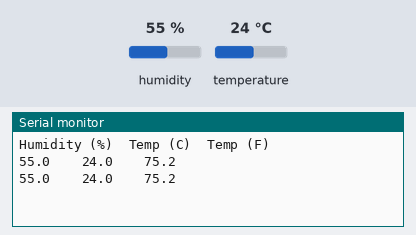
A sketch run on a simulated Arduino Uno, built with avr-gcc and run on an emulated ATmega328P. On the bench: the last lines printed to the serial monitor. The inputs (shaded band) are chosen by the test bench; at power-on: humidity 55 %, temperature 24 °C.

Above: at 4.8 s.
4.9 s: humidity set to 22 %
At 7.2 s:
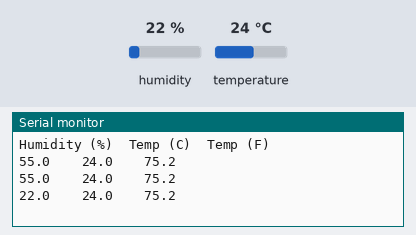
7.9 s: temperature set to 12 °C
At 9.0 s:
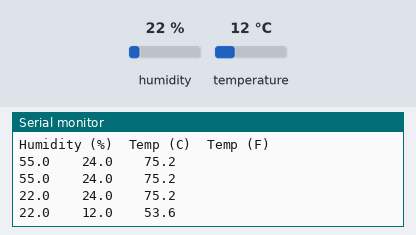
10.9 s: humidity set to 40 %
At 12.5 s:
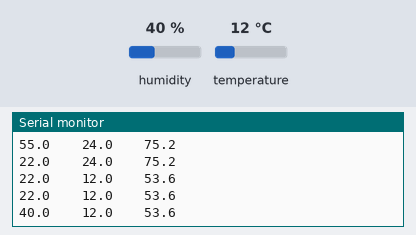
Timing chart, 0 to 14.0 s (numbered marks = the images above; inputs shaded):
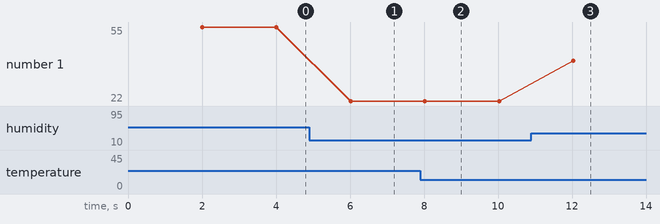

Measured:
- after the input at 4.9 s, the serial monitor: prints a new line after 1.1 s (image 1)
- after the input at 7.9 s, the serial monitor: prints a new line after 0.12 s (image 2)
- after the input at 10.9 s, the serial monitor: prints a new line after 1.1 s (image 3)
- plotted number 1: 55 → 22 after the input at 4.9 s, 22 → 40 after the input at 10.9 s

The sketch:

sketch.ino
```cpp
#include "DHT.h"

#define DHTPIN A0
#define DHTTYPE DHT22

DHT dht(DHTPIN, DHTTYPE);

void setup() {
  Serial.begin(9600);
  dht.begin();
  Serial.println("Humidity (%)\tTemp (C)\tTemp (F)");
}

void loop() {
  delay(2000); // Cảm biến DHT11 cần khoảng 2 giây để cập nhật dữ liệu

  float h = dht.readHumidity();
  float t = dht.readTemperature();        // Đọc độ C
  float f = dht.readTemperature(true);    // Đọc độ F

  // Kiểm tra nếu cảm biến bị lỗi đọc dữ liệu
  if (isnan(h) || isnan(t) || isnan(f)) {
    Serial.println("Loi doc du lieu tu cam bien DHT!");
    return;
  }

  Serial.print(h, 1);
  Serial.print("\t\t");
  Serial.print(t, 1);
  Serial.print("\t\t");
  Serial.println(f, 1);
}
```
